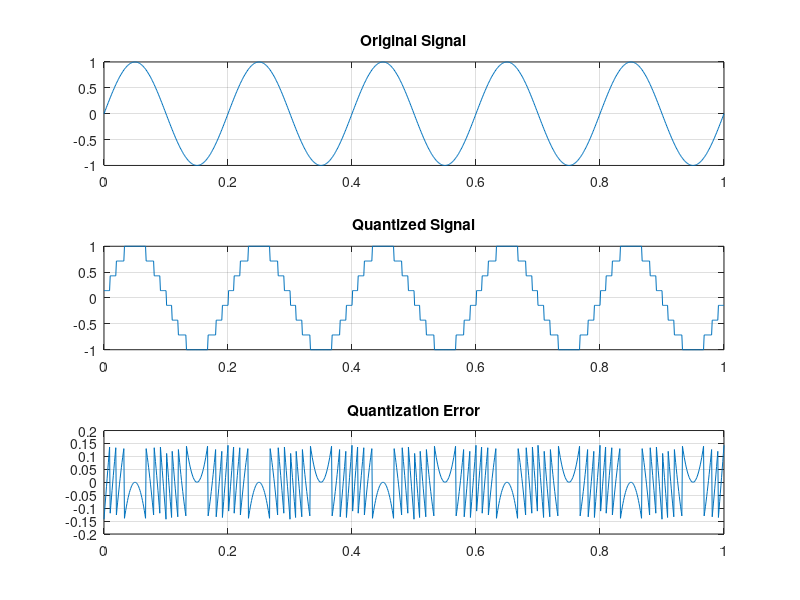

Here is the MATLAB script that generated this plot:
f = 5;

t = 0:0.001:1;
x = sin(2*pi*f*t);

bits = 3;
L = 2^bits;

xmin = min(x);
xmax = max(x);

delta = (xmax - xmin)/(L - 1);

xq = round((x - xmin)/delta)*delta + xmin;

e = x - xq;

mse = mean(e.^2);

subplot(3,1,1)
plot(t,x)
grid on
title('Original Signal')

subplot(3,1,2)
plot(t,xq)
grid on
title('Quantized Signal')

subplot(3,1,3)
plot(t,e)
grid on
title('Quantization Error')

mse
